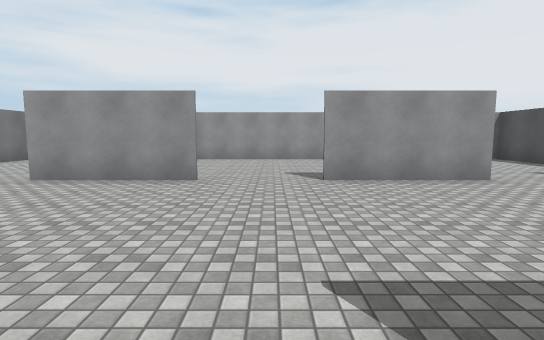
View 1 (above)

24 first-person views from a walk through a Unity game level. The camera is 1.5 m above the floor, tilts 6° down and sees 80° across. The floor is counted in squares, 2 m on a side. Each view is taken from the middle of a square. On the plan, view 1 faces up. The plan holds only what a view shows up to about 11 squares ahead; the rest is blank. The place goes on beyond the plan. Surface patterns are stand-ins for the level's own textures.

View 2
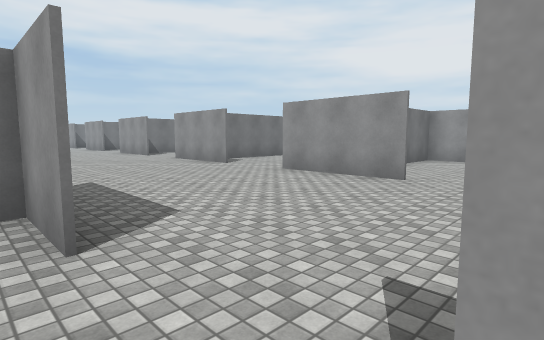

View 3
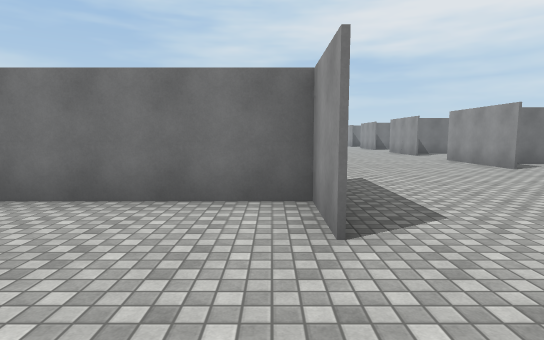

View 4
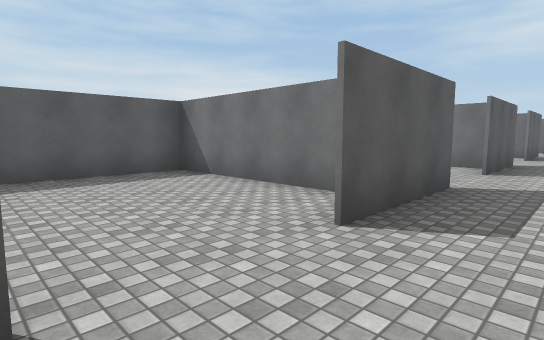

View 5
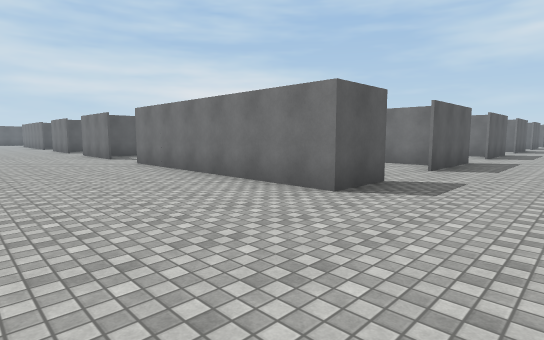

View 6
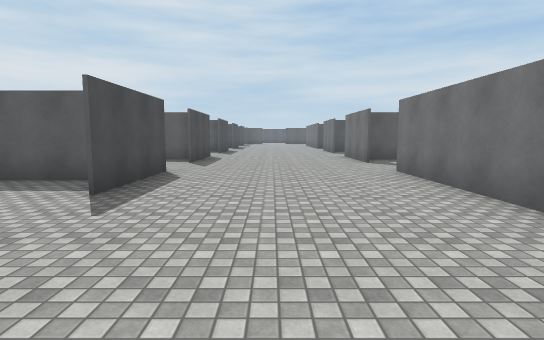

View 7
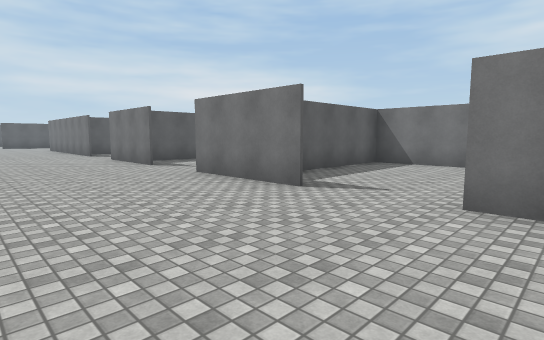

View 8
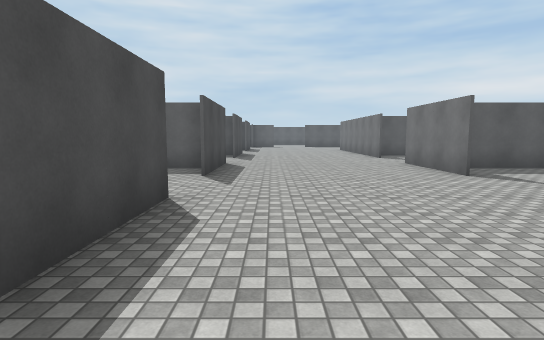

View 9
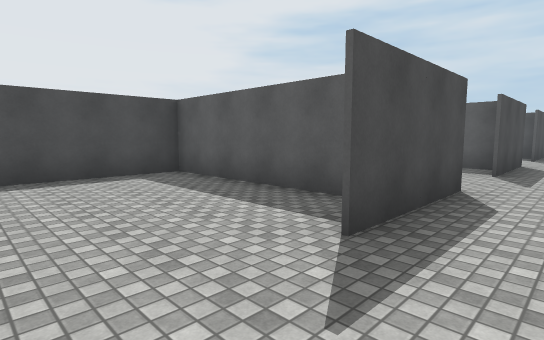

View 10
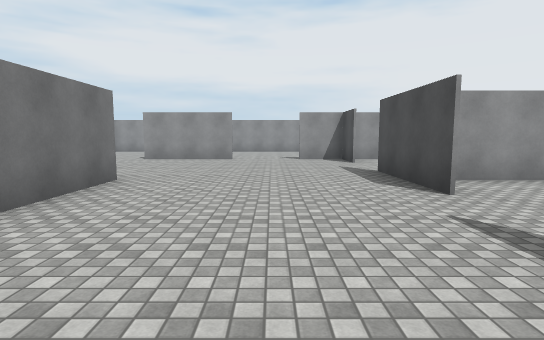

View 11
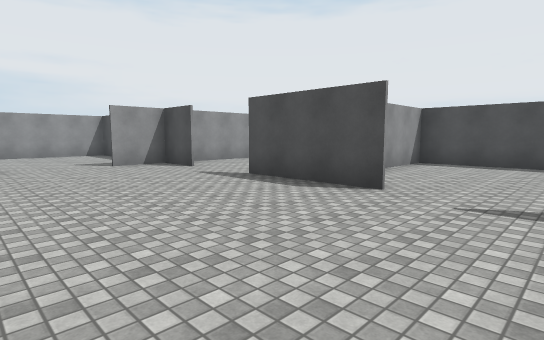

View 12
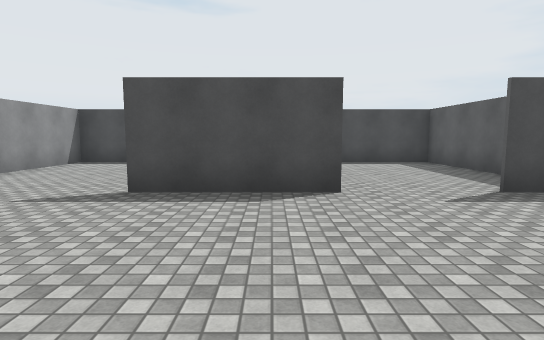

View 13
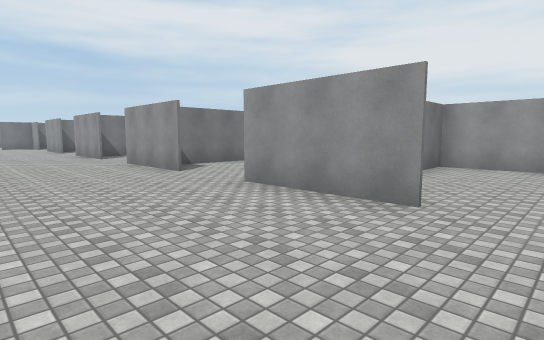

View 14
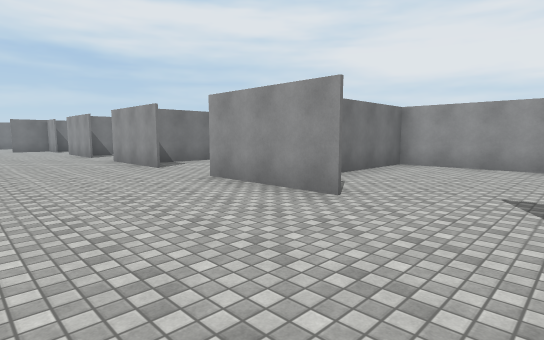

View 15
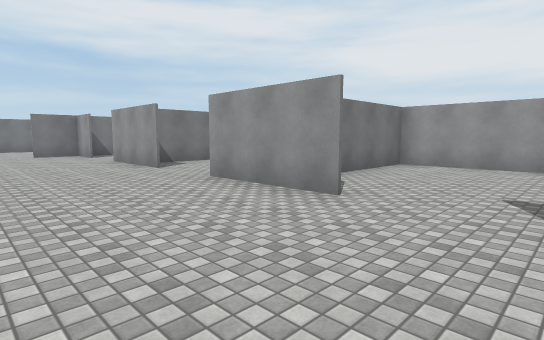

View 16
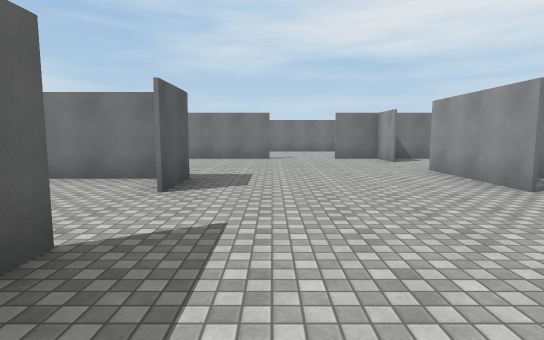

View 17
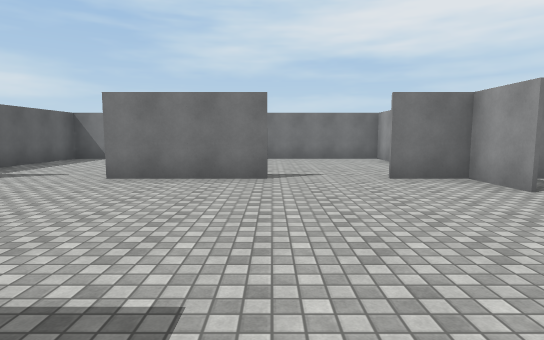

View 18
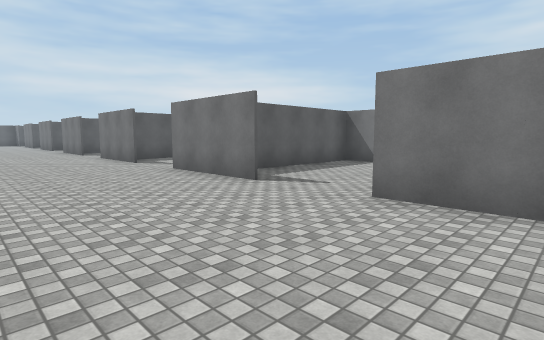

View 19
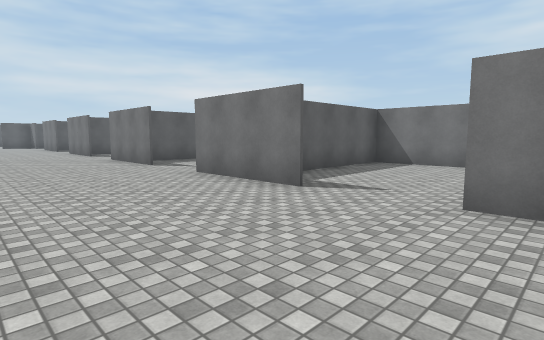

View 20
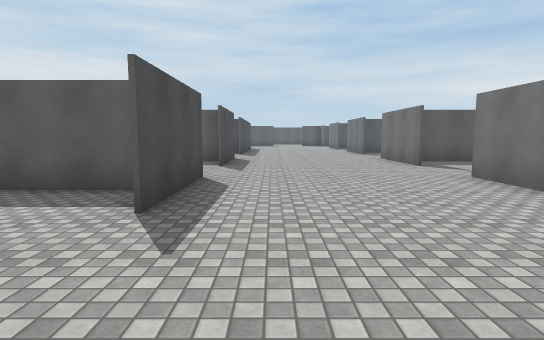

View 21
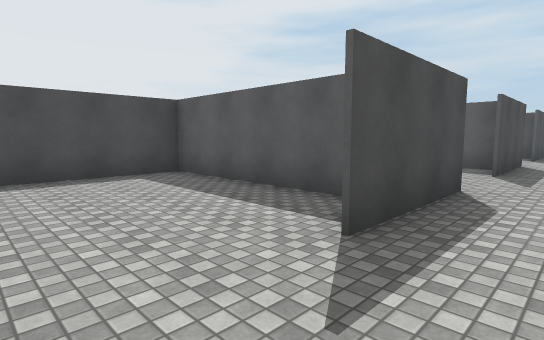

View 22
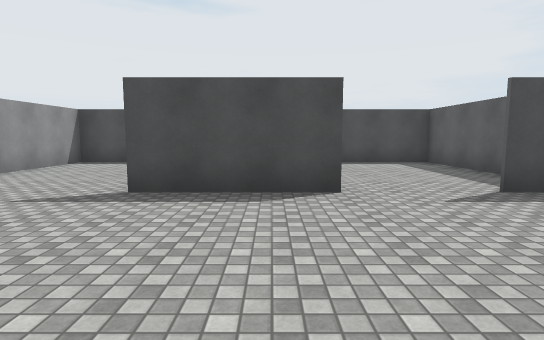

View 23
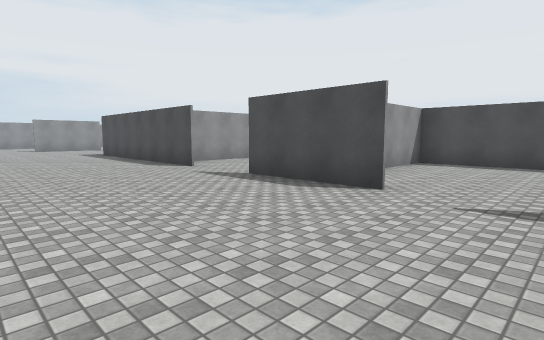

View 24
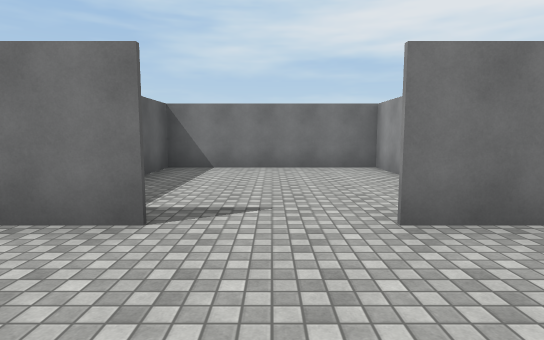

### Floor plan
Points are (right, up) in squares from view 1. A wall is a line through its corners. A room is listed if a view was taken in it or the views show most of it. See-through windows are left out.
Room 1 (views 1, 2, 3)
walls: (-1.2, 0.5) (-2.7, 0.5) (-2.7, -4.5) (0.5, -4.5)
ways out: opening at (-0.5, 1) to room 2
Room 2 (views 4, 5, 6, 7, 8, 9, 10, 11, 12, 13, 14, 15, 16, 17, 18, 19, 20, 21, 22, 23, 24)
walls: (-9.1, 0.5) (-6.2, 0.5); (-13.1, 0.5) (-11.2, 0.5); (-11.2, 5.5) (-14.1, 5.5); (-6.2, 5.5) (-9.1, 5.5); (-4.1, 0.5) (-1.2, 0.5); (-16.2, 5.5) (-19.1, 5.5); (-19.1, 0.5) (-18.6, 0.5); (-1.2, 5.5) (-4.1, 5.5); (-2.7, -7.1) (-2.7, -9.5) (1.9, -9.5); (0.9, 0.5) (2.3, 0.5) (2.3, -6); (-21.2, 5.5) (-24.1, 5.5); (-22.8, 0.5) (-21.2, 0.5); (-22.7, -6) (-22.7, -1.6); (3.8, 5.5) (0.9, 5.5); (2.3, -8) (2.3, -11); (-22.1, -9.5) (-17.6, -9.5) (-19.9, -9.5); (-26.2, 5.5) (-27.8, 5.5); (7.3, -1) (7.3, 2); (-22.7, -11) (-22.7, -8); (7.3, 4) (7.3, 5.5); (-27.7, 2) (-27.7, -1); (-27.7, -3) (-27.7, -6); (-0.4, -14.5) (1.6, -14.5); (-27.7, 5.5) (-27.7, 4); (2.3, -13) (2.3, -16); (7.3, -6) (7.3, -3); (8, -4.5) (12.3, -4.5) (12.3, 0.5) (8.1, 0.5); (-27.7, -8) (-27.7, -11); (-22.5, -14.5) (-17.7, -14.5) (-17.7, -4.5) (-21.9, -4.5); (7.6, -9.5) (12.3, -9.5) (12.3, -6.5); (7.3, -11) (7.3, -8); (-22.7, -16) (-22.7, -13); (-31.5, 5.5) (-32.7, 5.5) (-32.7, 1.9); (12.3, 4.1) (12.3, 5.5) (5.9, 5.5); (-27.7, -13) (-27.7, -16); (-32.7, -4.5) (-29, -4.5); (7.5, -14.5) (8.5, -14.5); (-31.1, -9.5) (-32.8, -9.5) (-28.2, -9.5); (-32.7, -7.1) (-32.7, -14.5) (-28.4, -14.5); (7.3, -16) (7.3, -13)
ways out: opening at (-0.5, 1) to room 1; opening at (-15.5, 6) to room 3; opening at (-10.5, 6) to room 4; opening at (-25.5, 6); opening at (-20.5, 1); opening at (-20.5, 6); opening at (-10.5, 1); opening at (-5.5, 1); opening at (-5.5, 6); opening at (-0.5, 6); opening at (4.5, 6); gap at (-28, -16); gap at (-23, -16); gap at (2, -16); gap at (7, -16)
Room 3 (no view inside)
walls: (-14.6, 10.5) (-17.7, 10.5) (-17.7, 6.1)
ways out: opening at (-15.5, 6) to room 2
Room 4 (no view inside)
walls: (-9.6, 10.5) (-12.7, 10.5) (-12.7, 6.2)
ways out: opening at (-10.5, 6) to room 2

Where each view was taken, in squares from view 1:
view 1: 0 up, 0 right, facing up
view 2: 0 up, 1 right, facing up-left
view 3: 0 up, 1 right, facing left
view 4: 2 up, 1 right, facing down-left
view 5: 3 up, 6 right, facing down-left
view 6: 1 up, 5 right, facing down
view 7: 5 down, 6 right, facing down-left
view 8: 7 down, 6 right, facing down
view 9: 6 down, 6 right, facing down-right
view 10: 5 down, 5 right, facing up
view 11: 3 down, 3 right, facing up-right
view 12: 0 up, 3 right, facing right
view 13: 2 up, 5 left, facing up-left
view 14: 2 up, 9 left, facing up-left
view 15: 2 up, 14 left, facing up-left
view 16: 2 up, 17 left, facing left
view 17: 2 up, 22 left, facing left
view 18: 1 up, 24 left, facing down-left
view 19: 5 down, 24 left, facing down-left
view 20: 5 down, 24 left, facing down
view 21: 6 down, 24 left, facing down-right
view 22: 10 down, 27 left, facing right
view 23: 13 down, 27 left, facing up-right
view 24: 12 down, 25 left, facing left
